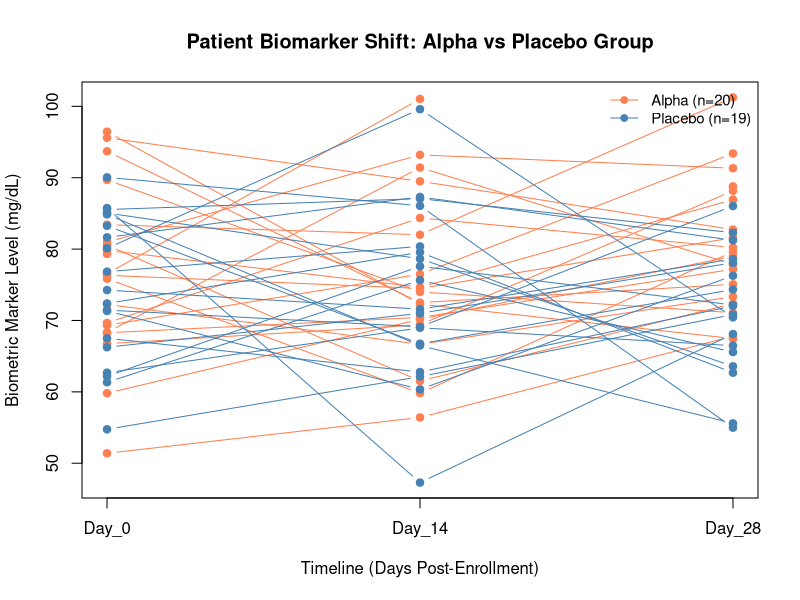

The R script that drew this image:
# ==============================================================================
# CLINICAL STUDY DATA ANALYSIS PIPELINE: 39 PATIENTS, 3 VISITS  [REVISED]
# ==============================================================================
# Changes from original:
#   1. FIXED: legend() used fill= (box swatches) for a line+point plot; now
#      uses col/pch/lty so the legend actually matches what's drawn.
#   2. ADDED: a real per-arm summary table (this is a "clinical trial" script
#      that never compared the arms -- that's the entire point of a trial).
#   3. ADDED: Welch two-sample t-test on Day_28 vs Day_0 change score,
#      Alpha vs Placebo, with explicit NA handling and effect size.
#   4. ADDED: guard so the paired change score correctly drops any patient
#      missing either endpoint (not just complete-case relative to whichever
#      column happens to run first).
# ==============================================================================

# ------------------------------------------------------------------------------
# STEP 1: ESTABLISH TIMELINES, PATIENT GROUPS, AND VECTORS
# ------------------------------------------------------------------------------
days_elapsed <- seq(from = 0, to = 28, by = 14)
labs         <- paste("Day_", days_elapsed, sep = "") # "Day_0" "Day_14" "Day_28"

patient_groups <- rep(c("Alpha", "Placebo"), times = c(20, 19))
patient_ids    <- paste("PT_", 1:39, sep = "")

# ------------------------------------------------------------------------------
# STEP 2: SIMULATE REALISTIC LAB METRICS & INJECT ANOMALIES (NA, NaN)
# ------------------------------------------------------------------------------
set.seed(123)

raw_values <- rnorm(n = 39 * 3, mean = 75, sd = 12)
lab_matrix <- matrix(raw_values, nrow = 39, ncol = 3)

rownames(lab_matrix) <- patient_ids
colnames(lab_matrix) <- labs

lab_matrix["PT_5", "Day_28"]  <- NA
lab_matrix["PT_12", "Day_14"] <- NA
lab_matrix["PT_28", "Day_28"] <- 0 / 0   # NaN: simulated instrument glitch

# ------------------------------------------------------------------------------
# STEP 3: AUDIT DATA INTEGRITY AND DETECT GAPS USING is.na()
# ------------------------------------------------------------------------------
print("--- DATA QUALITY REPORT ---")

total_gaps <- sum(is.na(lab_matrix))          # is.na() catches NA AND NaN
print(paste("Total corrupted/missing values found:", total_gaps))

nan_count <- sum(is.nan(lab_matrix))          # NaN specifically
print(paste("Mathematical NaN anomalies detected:", nan_count))

print("Missing values tallied by visit day:")
print(colSums(is.na(lab_matrix)))

# ------------------------------------------------------------------------------
# STEP 4: BUILD THE ANALYSIS DATA FRAME (moved earlier so stats + plot share it)
# ------------------------------------------------------------------------------
patient_df <- as.data.frame(lab_matrix)
patient_df$Patient_ID <- rownames(lab_matrix)
patient_df$Study_Arm  <- patient_groups
patient_df <- patient_df[, c("Patient_ID", "Study_Arm", "Day_0", "Day_14", "Day_28")]

# ------------------------------------------------------------------------------
# STEP 5: PER-ARM DESCRIPTIVE SUMMARY (this was entirely missing before)
# ------------------------------------------------------------------------------
cat("\n--- PER-ARM SUMMARY (mean +/- SD, n complete) ---\n")
for (visit in c("Day_0", "Day_14", "Day_28")) {
  for (arm in c("Alpha", "Placebo")) {
    vals <- patient_df[patient_df$Study_Arm == arm, visit]
    n_complete <- sum(!is.na(vals))
    cat(sprintf("  %-8s %-8s: mean=%.2f  sd=%.2f  n=%d\n",
                visit, arm, mean(vals, na.rm = TRUE), sd(vals, na.rm = TRUE), n_complete))
  }
}

# ------------------------------------------------------------------------------
# STEP 6: ACTUAL TRIAL INFERENCE -- change score, Day_0 to Day_28, by arm
# ------------------------------------------------------------------------------
# A patient only contributes if BOTH Day_0 and Day_28 are present (paired design).
patient_df$Change_D0_D28 <- patient_df$Day_28 - patient_df$Day_0
complete_change <- patient_df[!is.na(patient_df$Change_D0_D28), ]

cat(sprintf("\nPatients with complete Day_0/Day_28 pair: %d of %d\n",
            nrow(complete_change), nrow(patient_df)))

trial_test <- t.test(Change_D0_D28 ~ Study_Arm, data = complete_change)
cat("\n--- ALPHA vs PLACEBO: CHANGE FROM BASELINE TO DAY 28 (Welch t-test) ---\n")
print(trial_test)

# ------------------------------------------------------------------------------
# STEP 7: VISUALIZE PATIENT TRAJECTORIES SAFELY (legend now matches the plot)
# ------------------------------------------------------------------------------
group_colors <- ifelse(patient_groups == "Alpha", "coral", "steelblue")

matplot(x = days_elapsed, y = t(lab_matrix),
        type = "b",
        pch = 19,
        lty = 1,
        col = group_colors,
        xlab = "Timeline (Days Post-Enrollment)",
        ylab = "Biometric Marker Level (mg/dL)",
        main = "Patient Biomarker Shift: Alpha vs Placebo Group",
        xaxt = "n")

axis(side = 1, at = days_elapsed, labels = labs)

# FIXED: use col/pch/lty (matches type="b" points+lines), not fill (box swatch)
legend("topright", legend = c("Alpha (n=20)", "Placebo (n=19)"),
       col = c("coral", "steelblue"), pch = 19, lty = 1,
       bty = "n", cex = 0.9)

# ------------------------------------------------------------------------------
# STEP 8: SAVE DATA TO LOCAL DRIVE
# ------------------------------------------------------------------------------
write.csv(patient_df, file = "patient_clinical_data.csv", row.names = FALSE)

print("--- PIPELINE COMPLETED ---")
print(paste("CSV file successfully saved to active directory:", getwd()))
